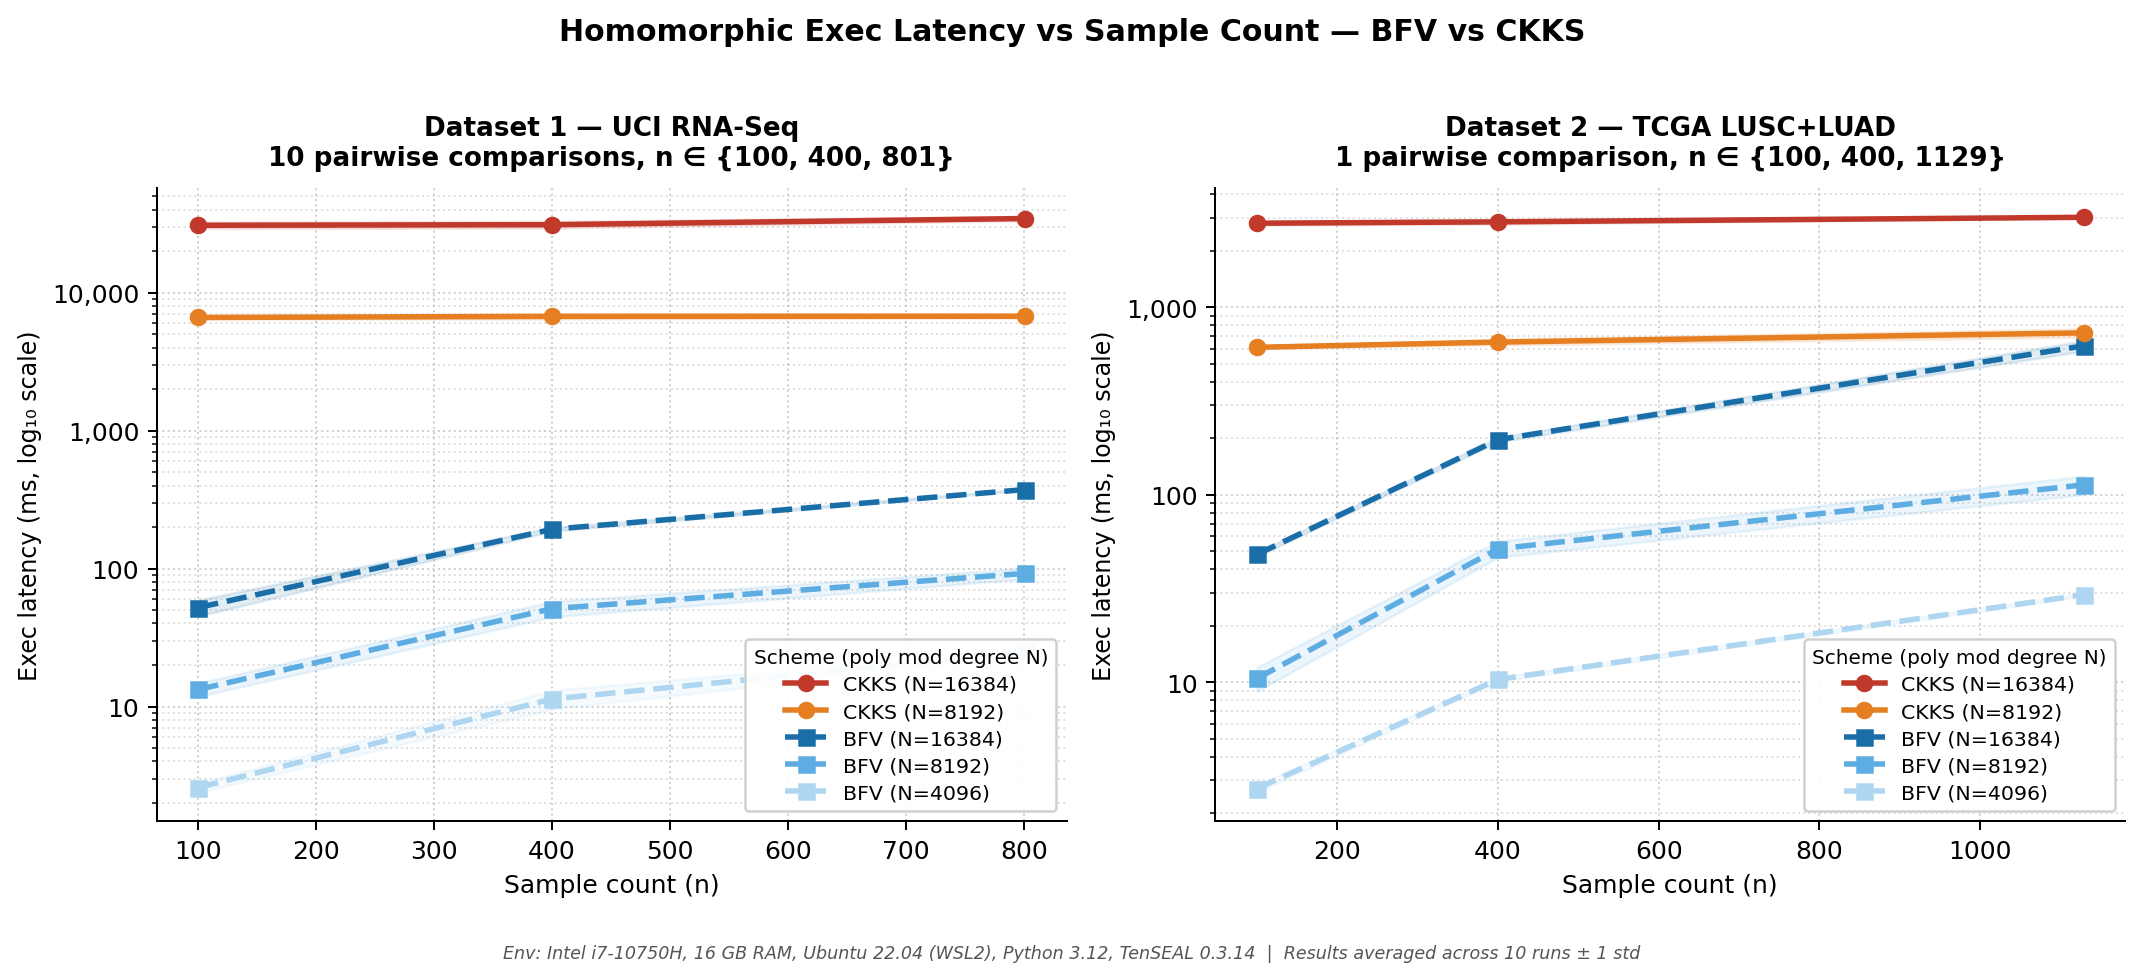

Recreate this plot in Python.
"""
Plot 2 — Execution latency vs sample count, BFV vs CKKS.

Exec latency = time to perform all homomorphic operations: group-sum
accumulation + ciphertext subtraction across every pairwise cancer-type
comparison. Runtime scales with the NUMBER OF PAIRS, not sample count.

  Dataset 1: C(5,2) = 10 pairs  →  higher exec latency
  Dataset 2: C(2,2) =  1 pair   →  ~10× lower exec latency
             (despite Dataset 2 having MORE samples)

CKKS SIMD batching: packs up to N/2 values into one ciphertext; one HE
addition operates on the full batch simultaneously — amortising per-sample
cost. CKKS exec latency is therefore nearly flat with sample count.
BFV: no cross-sample SIMD packing; each ciphertext holds one sample.
BFV exec cost scales weakly with sample count (more group-sum terms) but
is still dominated by pair count.

Results averaged across 10 independent runs; ±1 std shown as shaded bands.

Hardware: Intel i7-10750H, 16 GB RAM, Ubuntu 22.04 (WSL2)
Software: Python 3.12, TenSEAL 0.3.14

HE parameters:
  CKKS — N=8192:  coeff_mod=[40,30,30,40], scale=2^30
  CKKS — N=16384: coeff_mod=[60,40,40,60], scale=2^40
  BFV  — N=4096/8192/16384: default SEAL integer params
"""
import sys, os
sys.path.insert(0, os.path.dirname(__file__))
from plot_style import *

import pandas as pd
import numpy as np
import matplotlib.pyplot as plt
import matplotlib.ticker as ticker

bfv1  = pd.read_csv('results/phase3_bfv_dataset1.csv')
bfv2  = pd.read_csv('results/phase3_bfv_dataset2.csv')
ckks1 = pd.read_csv('results/phase3_ckks_dataset1.csv')
ckks2 = pd.read_csv('results/phase3_ckks_dataset2.csv')
all_data = pd.concat([bfv1, bfv2, ckks1, ckks2], ignore_index=True)

stats = (all_data
    .groupby(['dataset', 'scheme', 'poly_mod_degree', 'samples'])['exec_latency_ms']
    .agg(mean='mean', std='std').reset_index())

datasets = [
    ('dataset1', 'Dataset 1 — UCI RNA-Seq\n10 pairwise comparisons, n ∈ {100, 400, 801}'),
    ('dataset2', 'Dataset 2 — TCGA LUSC+LUAD\n1 pairwise comparison, n ∈ {100, 400, 1129}'),
]

fig, axes = plt.subplots(1, 2, figsize=(12, 5))
fig.subplots_adjust(wspace=0.32)

for ax, (ds, title) in zip(axes, datasets):
    sub = stats[stats['dataset'] == ds]

    for (scheme, pmd), grp in sub.groupby(['scheme', 'poly_mod_degree']):
        grp = grp.sort_values('samples')
        key = (scheme, pmd)
        ax.plot(grp['samples'], grp['mean'],
                color=COLORS[key], marker=MARKERS[key],
                linestyle=LINESTYLES[scheme], linewidth=LW, markersize=MS,
                label=scheme_label(scheme, pmd), zorder=3)
        ax.fill_between(grp['samples'],
                        grp['mean'] - grp['std'],
                        grp['mean'] + grp['std'],
                        color=COLORS[key], alpha=BAND_ALPHA, zorder=2)

    # log₁₀ scale on y-axis
    ax.set_yscale('log', base=10)
    ax.yaxis.set_major_formatter(
        ticker.FuncFormatter(lambda x, _: f'{x:,.0f}'))
    ax.yaxis.set_minor_formatter(ticker.NullFormatter())

    ax.set_title(title, fontsize=10.5, fontweight='bold', pad=9)
    ax.set_xlabel('Sample count (n)', fontsize=10)
    ax.set_ylabel('Exec latency (ms, log₁₀ scale)', fontsize=9.5)
    style_ax(ax)

    handles, labels = ax.get_legend_handles_labels()
    order = sorted(range(len(labels)), key=lambda i: (
        0 if 'CKKS' in labels[i] else 1,
        -int(labels[i].split('=')[1].rstrip(')'))
    ))
    ax.legend([handles[i] for i in order], [labels[i] for i in order],
              fontsize=8.2, loc='lower right',
              title='Scheme (poly mod degree N)', title_fontsize=8,
              **LEGEND_KW)

# Caption text (copy into LaTeX):
#   "Execution latency (exec\_latency\_ms) = homomorphic group-sum accumulation
#    and ciphertext subtraction across all pairwise cancer-type comparisons.
#    Runtime is driven by pair count [C(5,2)=10 for D1; C(2,2)=1 for D2],
#    not sample count — Dataset 2 exec latency is ~10× lower despite having
#    more samples. CKKS SIMD batching amortises per-sample cost; BFV operates
#    per ciphertext without cross-sample packing. Shaded bands = ±1 std, 10 runs."

add_env_note(fig)
plt.tight_layout()
plt.savefig('figures/plot2_exec_latency.png', dpi=180, bbox_inches='tight')
plt.show()
print("Saved figures/plot2_exec_latency.png")
